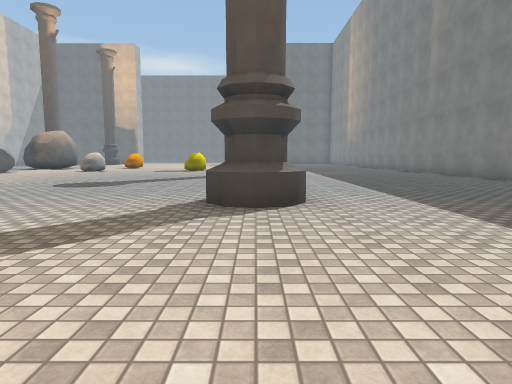
[1] (above)

22 first-person views from a walk through a Unity game level. The camera is 1.3 m above the floor, tilts 6° down and sees 75° across. The floor is counted in squares, 2 m on a side. Each view is taken from the middle of a square. On the plan, view 1 faces up. The plan holds only what a view shows up to about 10 squares ahead; the rest is blank. The place goes on beyond the plan. The player is left out. Surface patterns are stand-ins for the level's own textures.

[2]
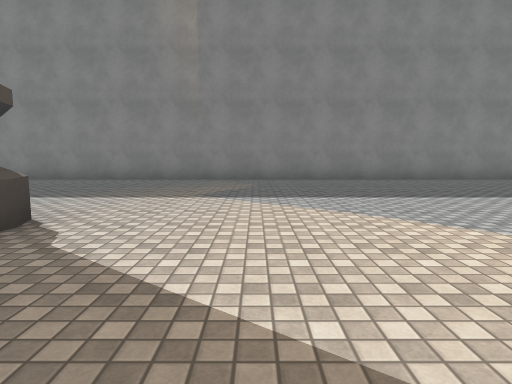

[3]
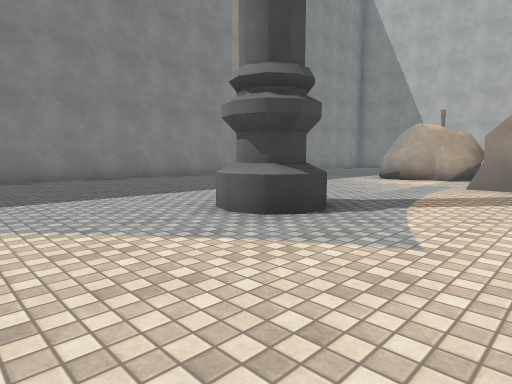

[4]
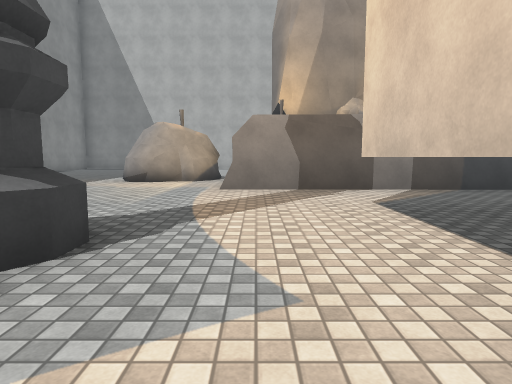

[5]
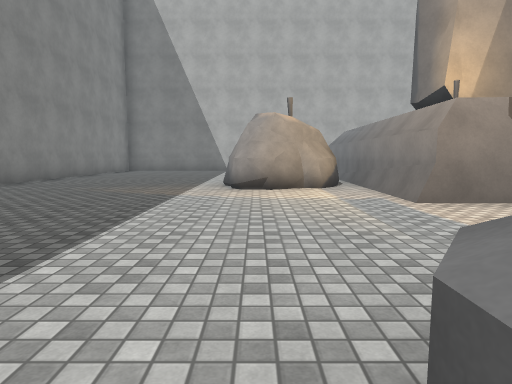

[6]
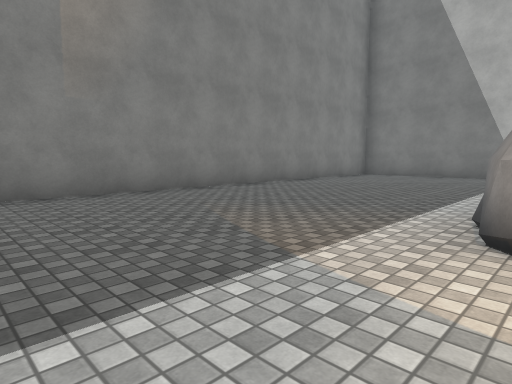

[7]
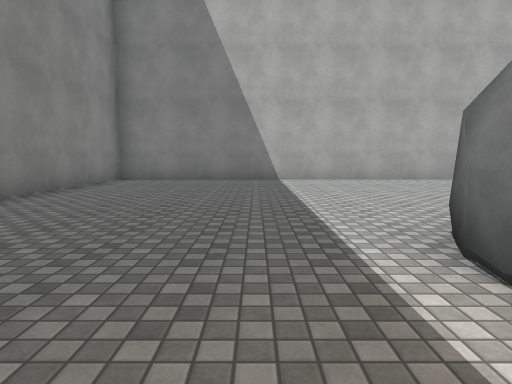

[8]
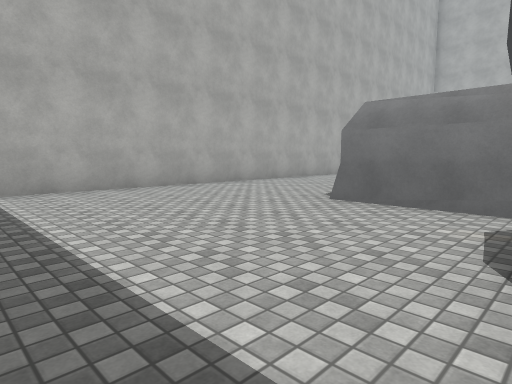

[9]
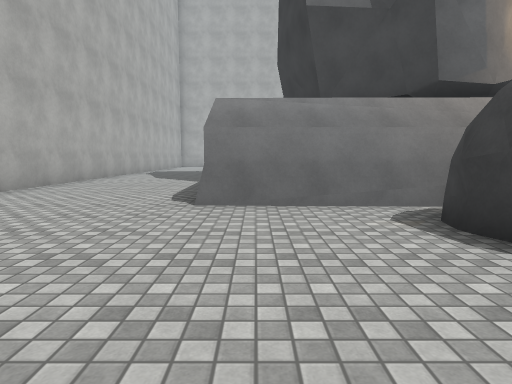

[10]
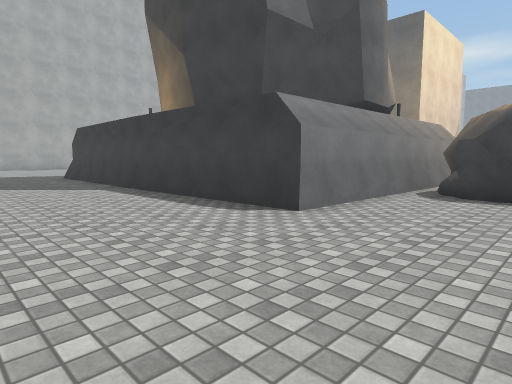

[11]
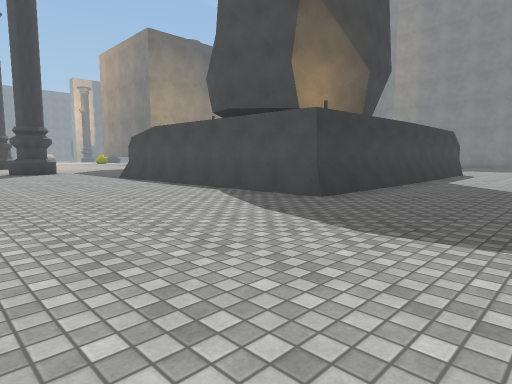

[12]
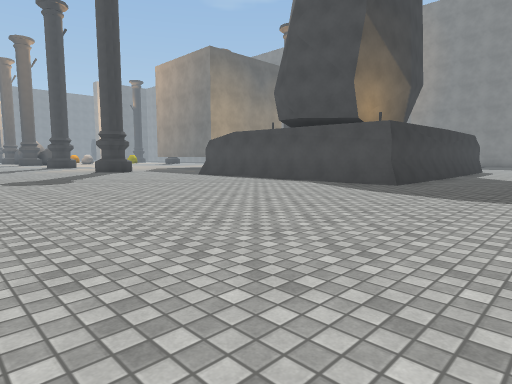

[13]
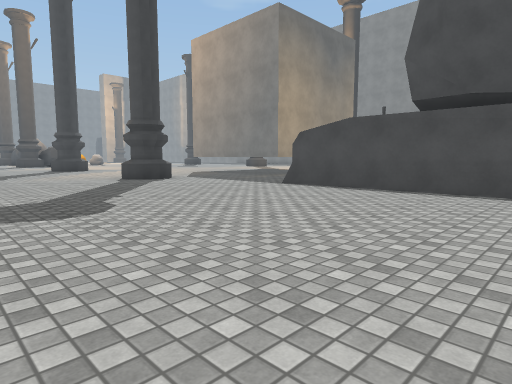

[14]
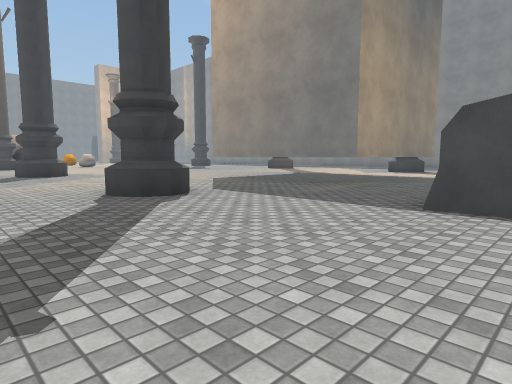

[15]
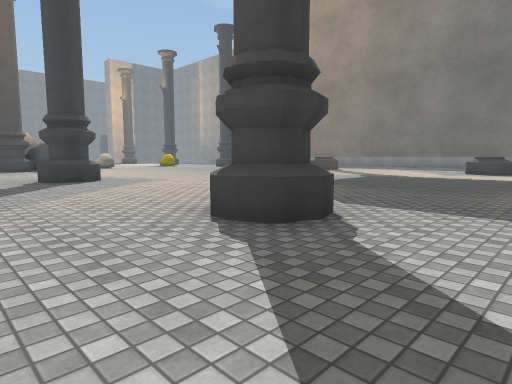

[16]
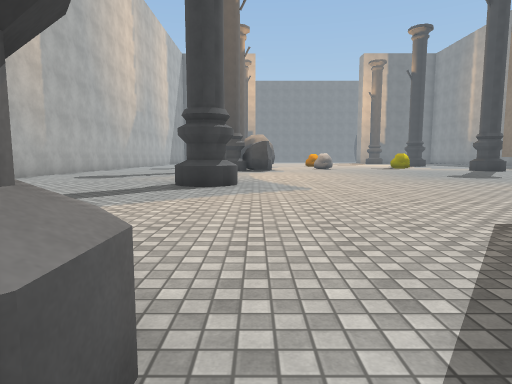

[17]
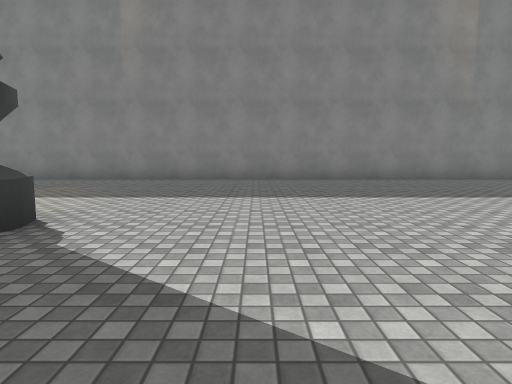

[18]
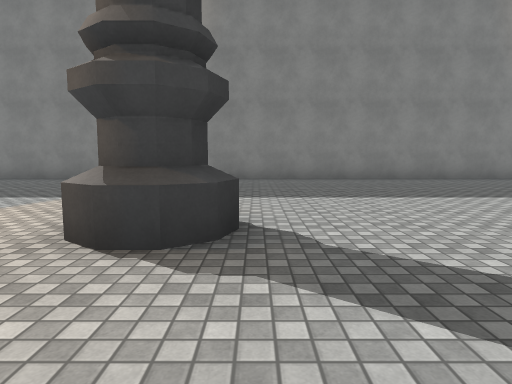

[19]
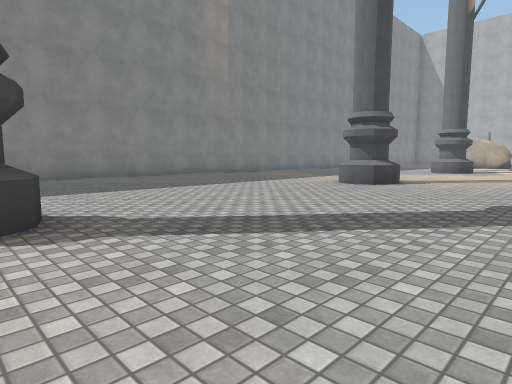

[20]
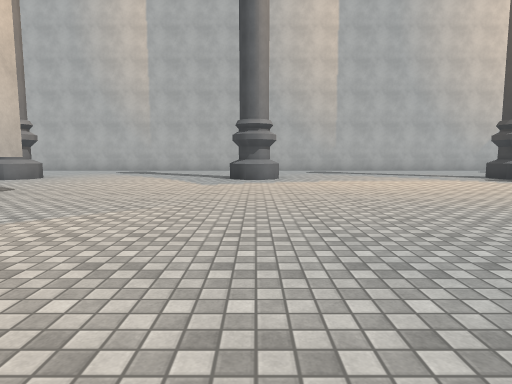

[21]
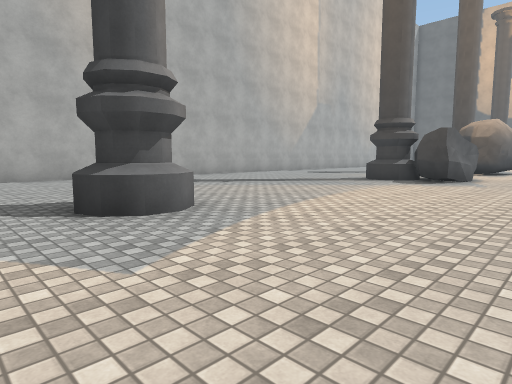

[22]
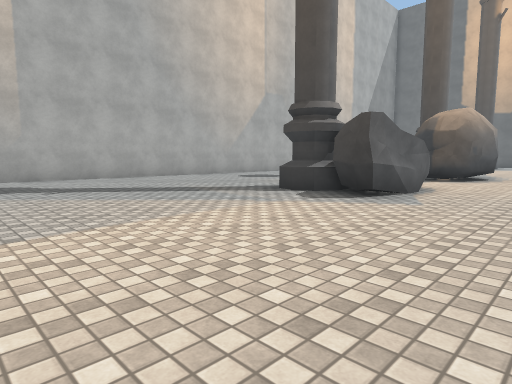

### Floor plan
Key: @ floor where view 1 was taken; # wall or solid block; . floor; R rock; T thing the floor can be seen under or through; O other object.
Columns run from 18 left of view 1 to 7 right of it. Each row starts with its distance up from view 1.
 17       RR..           ....#
 16        ...          .....#
 15        ...        .......#
 14    ..  RR.       ........#
 13   ....#R..    ....#......#
 12  .....#R..    ...........#
 11 ...........   ...........#
 10 .........................#
  9 .........................#
  8 .........................#
  7 .........................#
  6 .........................#
  5 ......#...........#......#
  4 .........................#
  3    ......................#
  2     .......... ..........#
  1     ........   ..........#
  0    .......#    ...@......#
 -1    .......#    ..........#
 -2   ....#...#   #...#......#
 -3   ....#...#   T...#......#
 -4   ........#TTTT..........#
 -5   .......................#
 -6   .......................#
 -7  .......#  ######........#
 -8  .......#       #........#
 -9  .......#       #.RR.....#
-10  .......#       #ROR.....#
-11  .......#       #.RR.....#
-12  .......#       #........#
-13 ........#       #........#
-14 ........#########........#
-15 .........................#
-16 .........................#
-17 ........   ..............#
-18            ###############

Positions as (right, up) in squares from view 1, and headings:
1: (0, 0), facing up
2: (-3, 2), facing right
3: (-3, 1), facing down-right
4: (-2, 0), facing down
5: (1, -2), facing down
6: (1, -6), facing down-right
7: (3, -8), facing down
8: (3, -11), facing down-left
9: (3, -13), facing left
10: (1, -17), facing up-left
11: (-15, -17), facing up-right
12: (-18, -17), facing up-right
13: (-17, -12), facing up-right
14: (-15, -8), facing up-right
15: (-15, -5), facing up-right
16: (-11, -3), facing up
17: (-3, 10), facing right
18: (-3, 12), facing right
19: (-4, 13), facing down-right
20: (-2, 5), facing left
21: (-8, 3), facing up-left
22: (-8, 7), facing up-left
